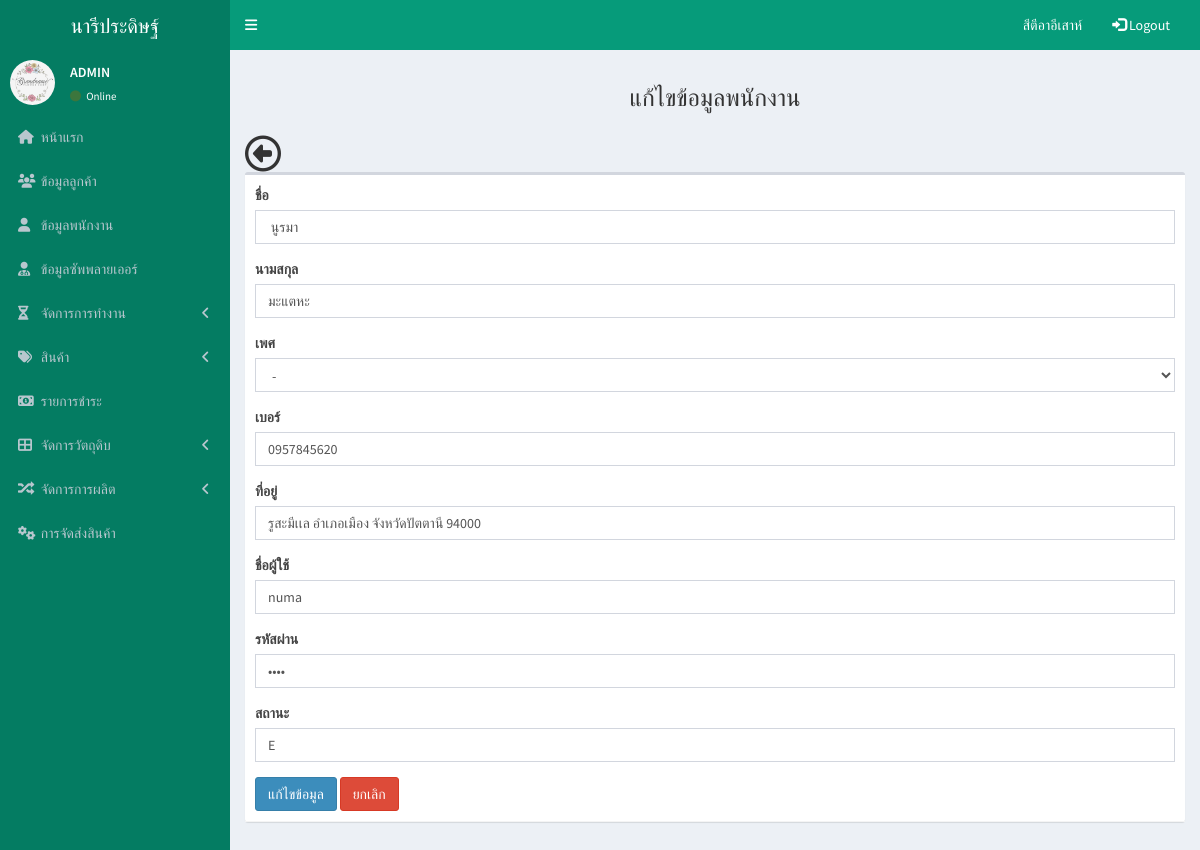
The app's page /pages/employee/employee_form_update.php?txtid=1 (signed in) with its own data.
### tables this page shows
CREATE TABLE `employee` (
  `employee_id` int(10) NOT NULL,
  `employee_name` varchar(50) NOT NULL,
  `employee_lastname` varchar(50) NOT NULL,
  `employee_sex` varchar(20) NOT NULL,
  `employee_address` varchar(100) NOT NULL,
  `employee_tel` varchar(10) NOT NULL,
  `employee_username` varchar(50) NOT NULL,
  `employee_password` varchar(50) NOT NULL,
  `employee_level` varchar(20) NOT NULL
);

### pages/employee/employee_form_update.php (the view, shortened to what this page needs)
<!DOCTYPE html>
<html lang="en">
<head>
    <link rel="stylesheet" href="../../bower_components/bootstrap/dist/css/bootstrap.min.css">
    <link rel="stylesheet" href="../../bower_components/font-awesome/css/font-awesome.min.css">
    <link rel="stylesheet" href="../../bower_components/Ionicons/css/ionicons.min.css">
    <link rel="stylesheet" href="../../dist/css/AdminLTE.min.css">
    <link rel="stylesheet" href="../../dist/css/skins/_all-skins.min.css">
</head>
<body class="hold-transition skin-blue sidebar-mini">
    <div class="wrapper">
        <header class="main-header">
            <a href="../admin/admin.php" class="logo">
                <span class="logo-lg">นารีประดิษฐ์</span>
            </a>
            <?php
        include('../bar/navbar.php');
        include('../bar/sidebar.php');
        ?>
            <?php
                include("db.php");
                $employee_id = $_REQUEST['txtid'];
                $sql = "SELECT * FROM employee where employee_id = '$employee_id' ";
                $result = $conn->query($sql);
                $row = mysqli_fetch_assoc($result);
             ?>
            <div class="content-wrapper">
                <section class="content-header">
                <center><h3>แก้ไขข้อมูลพนักงาน </h3></center>
                </section>
                <section class="content">
                <i class="fa fa-arrow-circle-o-left" style="font-size:36px" onClick="history.go(-1);"></i>
                    <div class="box">
                        <div class="box-header with-border">
                            <form action="employee_update.php?txtid=<?php echo $employee_id; ?>" method="post" novalidate="novalidate">
                                <div class="form-group">
                                    <label for="name">ชื่อ</label>
                                    <input type="text" name="name" class="form-control"
                                        placeholder="Enter firstname" required="required"
                                        value="<?php  echo $row['employee_name']?>">
                                </div>
                                <div class="form-group">
                                    <label for="lastname">นามสกุล</label>
                                    <input type="text" name="lastname" class="form-control"
                                        placeholder="Enter lastname" required="required"
                                        value="<?php  echo $row['employee_lastname']?>">
                                </div>
                                <div class="form-group">
                                    <label for="sex">เพศ</label>
                                    <select class="form-control" name="sex" value="<?php  echo $row['employee_sex']?>"
                                        required="required">
                                        <option>-</option>
                                    </select>
                                </div>
                                <div class="form-group">
                                    <label for="tel">เบอร์</label>
                                    <input type="text" name="tel" class="form-control" placeholder="Enter tel"
                                        required="required" value="<?php  echo $row['employee_tel']?>">
                                </div>
                                <div class="form-group">
                                    <label for="address">ที่อยู่</label>
                                    <input type="text" name="address" class="form-control" placeholder="Enter address"
                                        required="required" value="<?php  echo $row['employee_address']?>">
                                </div>
                                <div class="form-group">
                                    <label for="username">ชื่อผู้ใช้</label>
                                    <input type="username" name="username" class="form-control" placeholder="Enter username"
                                        required="required" value="<?php  echo $row['employee_username']?>">
                                </div>
                                <div class="form-group">
                                    <label for="password">รหัสผ่าน</label>
                                    <input type="password" name="password" class="form-control" placeholder="Password"
                                        required="required" value="<?php  echo $row['employee_password']?>">
                                </div>
                                <div class="form-group">
                                    <label for="level">สถานะ</label>
                                    <input type="level" name="level" class="form-control" placeholder="level"
                                        required="required" value="<?php  echo $row['employee_level']?>">
                                </div>
                                <button type="submit" name="update" class="btn btn-primary">แก้ไขข้อมูล</button>
                                <button type="submit" name="delete" class="btn btn-danger"><a href="employee_show.php"></a> ยกเลิก </button>
                            </form>
                        </div>
                    </div>
                </section>
            </div>
</body>
</html>

### records on screen
employee: name "นูรมา", lastname "มะแตหะ", sex "-", tel "0957845620", address "รูสะมีเเล อำเภอเมือง จังหวัดปัตตานี 94000", username "numa", level "E"

### other values on screen
$_SESSION["username"] "สีตีอาอีเสาห์"
